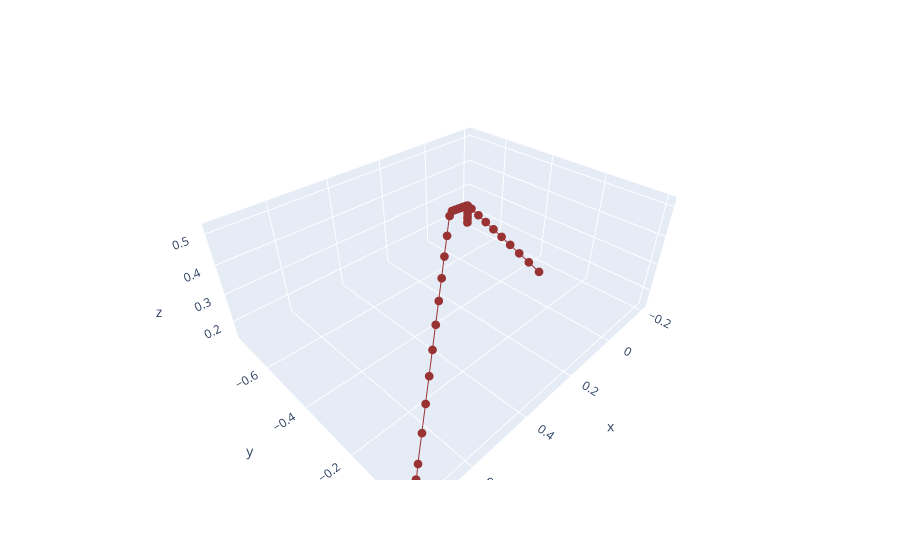

Notebook source saved alongside this figure:
### Markdown cell above
Unfortunately, Altair doesn't do 3D plotting (neither does mpld3), so here is the Plotly Express version.

### Code cell
data = dataframe(traj_p_G, np.linspace(traj_p_G.start_time(), traj_p_G.end_time(), 50), ['x','y','z'])
fig = px.line_3d(data, x='x', y='y', z='z')
fig.update_traces(mode='lines+markers',
                  marker=dict(size=3, color="rgb(153, 51, 51)"),
                  line=dict(color="rgb(153, 51, 51)"))
if running_as_notebook:
    fig.show()

### Figure 1 — Plotly figure (JSON) as saved in the notebook; plotly's stock layout.template omitted (floating-point values rounded to 4 significant figures)
{"data": [{"hoverlabel": {"namelength": 0}, "hovertemplate": "x=%{x}<br>y=%{y}<br>z=%{z}", "legendgroup": "", "line": {"color": "rgb(153, 51, 51)", "dash": "solid"}, "marker": {"color": "rgb(153, 51, 51)", "size": 3}, "mode": "lines+markers", "name": "", "scene": "scene", "showlegend": false, "type": "scatter3d", "x": [0, -0.0234, -0.04679, -0.07019, -0.09358, -0.117, -0.1404, -0.1638, -0.1872, -0.2, -0.2, -0.2, -0.2, -0.2, -0.2, -0.2, -0.2, -0.2, -0.2, -0.1585, -0.1141, -0.06976, -0.02542, 0.01893, 0.06327, 0.1076, 0.152, 0.1963, 0.2407, 0.285, 0.3294, 0.3737, 0.418, 0.4624, 0.5067, 0.5511, 0.5954, 0.6398, 0.6841, 0.7285, 0.75, 0.75, 0.75, 0.75, 0.75, 0.75, 0.75, 0.75, 0.75, 0.75], "y": [-0.25, -0.3085, -0.367, -0.4255, -0.484, -0.5424, -0.6009, -0.6594, -0.7179, -0.75, -0.75, -0.75, -0.75, -0.75, -0.75, -0.75, -0.75, -0.75, -0.75, -0.7172, -0.6822, -0.6472, -0.6122, -0.5772, -0.5422, -0.5071, -0.4721, -0.4371, -0.4021, -0.3671, -0.3321, -0.2971, -0.2621, -0.2271, -0.192, -0.157, -0.122, -0.08702, -0.05201, -0.017, -7.299e-35, -2.149e-34, -3.567e-34, -4.499e-34, -4.499e-34, -4.499e-34, -4.661e-34, -5.607e-34, -6.553e-34, -7.499e-34], "z": [0.25, 0.2471, 0.2442, 0.2412, 0.2383, 0.2354, 0.2325, 0.2295, 0.2266, 0.2136, 0.1884, 0.1632, 0.145, 0.145, 0.145, 0.1477, 0.173, 0.1982, 0.2234, 0.2512, 0.2792, 0.3073, 0.3353, 0.3633, 0.3913, 0.4193, 0.4473, 0.4753, 0.5033, 0.5187, 0.4907, 0.4627, 0.4347, 0.4066, 0.3786, 0.3506, 0.3226, 0.2946, 0.2666, 0.2386, 0.212, 0.1868, 0.1616, 0.145, 0.145, 0.145, 0.1493, 0.1746, 0.1998, 0.225]}], "layout": {"legend": {"tracegroupgap": 0}, "margin": {"t": 60}, "scene": {"domain": {"x": [0, 1], "y": [0, 1]}, "xaxis": {"title": {"text": "x"}}, "yaxis": {"title": {"text": "y"}}, "zaxis": {"title": {"text": "z"}}}}}
